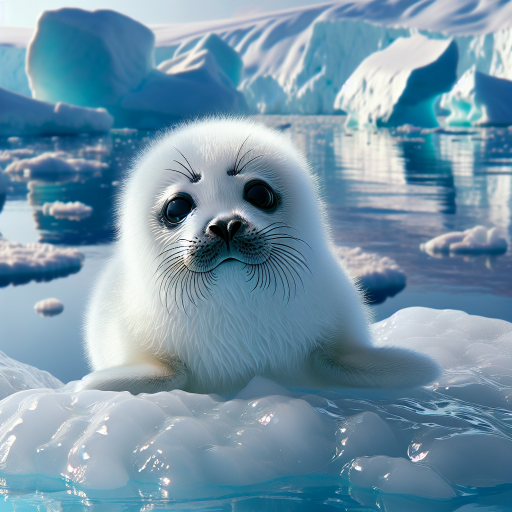
#> input picture src/images/temp_image.png, 1024 x 1024 px (shown at 1/2 size); its folder holds only this picture in this run
$ python -i desmos_test.py   (imports and definitions only)
#> lines starting #> are read from the running program, lines starting #| are printed output that depends on the picture; after the words box and inside, x2 and y2 are one past the last pixel; in counts of white or black regions, pixels touching at a corner belong together
from PIL import Image
import os
import numpy as np
import potrace
import cv2

# [11 lines of commented-out code are left out]
COLOUR = '#2464b4' # Hex value of colour for graph output
BILATERAL_FILTER = False # Reduce number of lines with bilateral filter
USE_L2_GRADIENT = False # Creates less edges but is still accurate (leads to faster renders)

# [17 lines of commented-out code are left out]
def get_contours(filename, nudge=.33):
#> called with filename = 'images/temp_image.png', nudge = 0.33
    image = cv2.imread(filename)
#> image is the input picture: shape (1024, 1024, 3); mean B, G, R 168.8, 149.3, 116.5

    if image is None:
        raise ValueError(f"Image at {filename} could not be read")

    gray = cv2.cvtColor(image, cv2.COLOR_BGR2GRAY)
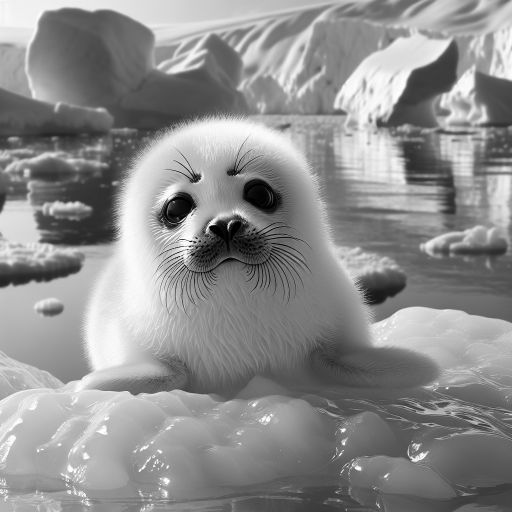
#> gray: shape (1024, 1024) (shown at 1/2 size); min 0, max 255, mean 141.7

    if BILATERAL_FILTER:
        median = max(10, min(245, np.median(gray)))
        lower = int(max(0, (1 - nudge) * median))
        upper = int(min(255, (1 + nudge) * median))
        filtered = cv2.bilateralFilter(gray, 5, 50, 50)
        edged = cv2.Canny(filtered, lower, upper, L2gradient=USE_L2_GRADIENT)
    else:
        edged = cv2.Canny(gray, 30, 200)
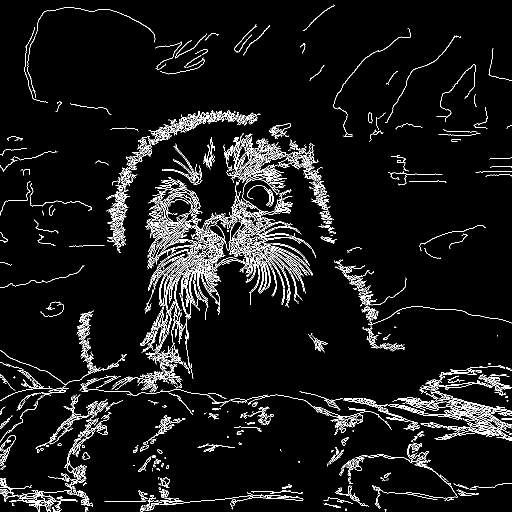
#> edged: shape (1024, 1024) (shown at 1/2 size); 5.7% white in thin lines or dots

    contours, _ = cv2.findContours(edged, cv2.RETR_LIST, cv2.CHAIN_APPROX_SIMPLE)
#> contours = 2309 contours, 1928 with area under 20; largest, box (x1, y1, x2, y2) and area: (457, 434, 605, 610) 1510, (289, 467, 458, 675) 1490, (446, 267, 510, 366) 1162, (290, 384, 405, 535) 1062, (297, 221, 435, 281) 1053

    return contours

    # [6 lines of commented-out code are left out]


def get_trace(data):
    # Convert the contour data into a binary image
    binary_image = np.zeros((500, 500), dtype=np.uint8)
#> binary_image: shape (500, 500); every value is 0
    cv2.drawContours(binary_image, data, -1, (255), 1)
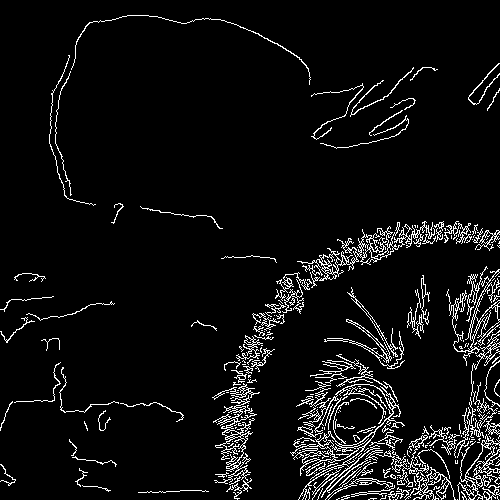
#> binary_image: shape (500, 500); 6% white in thin lines or dots

    # Invert the binary image
    binary_image = cv2.bitwise_not(binary_image)
#> binary_image: shape (500, 500); 94% white; black in thin lines or dots

    # Ensure that the image is binary
    binary_image[binary_image != 0] = 255

    # Create a Bitmap object from the binary image
#> (the run stopped early here; a loop or call above may not have finished)
